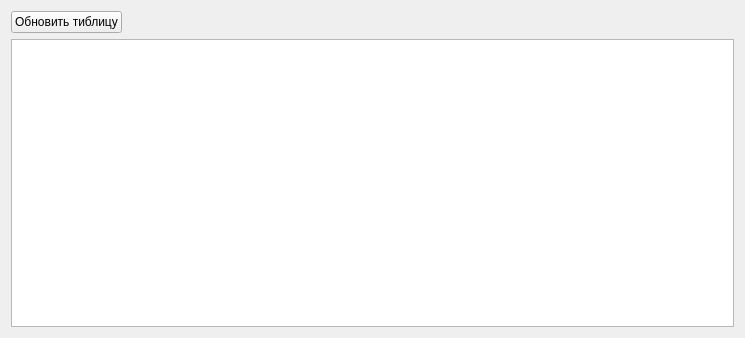
<?xml version="1.0" encoding="UTF-8"?>
<ui version="4.0">
 <class>Form</class>
 <widget class="QWidget" name="Form">
  <property name="geometry">
   <rect>
    <x>0</x>
    <y>0</y>
    <width>745</width>
    <height>338</height>
   </rect>
  </property>
  <property name="windowTitle">
   <string>Form</string>
  </property>
  <layout class="QVBoxLayout" name="verticalLayout_2">
   <item>
    <layout class="QVBoxLayout" name="verticalLayout">
     <item>
      <layout class="QHBoxLayout" name="horizontalLayout">
       <item>
        <widget class="QPushButton" name="pushButton">
         <property name="text">
          <string>Обновить тиблицу</string>
         </property>
        </widget>
       </item>
       <item>
        <spacer name="horizontalSpacer">
         <property name="orientation">
          <enum>Qt::Horizontal</enum>
         </property>
         <property name="sizeHint" stdset="0">
          <size>
           <width>40</width>
           <height>20</height>
          </size>
         </property>
        </spacer>
       </item>
      </layout>
     </item>
     <item>
      <widget class="QTableWidget" name="tableWidget"/>
     </item>
    </layout>
   </item>
  </layout>
 </widget>
 <resources/>
 <connections/>
</ui>
